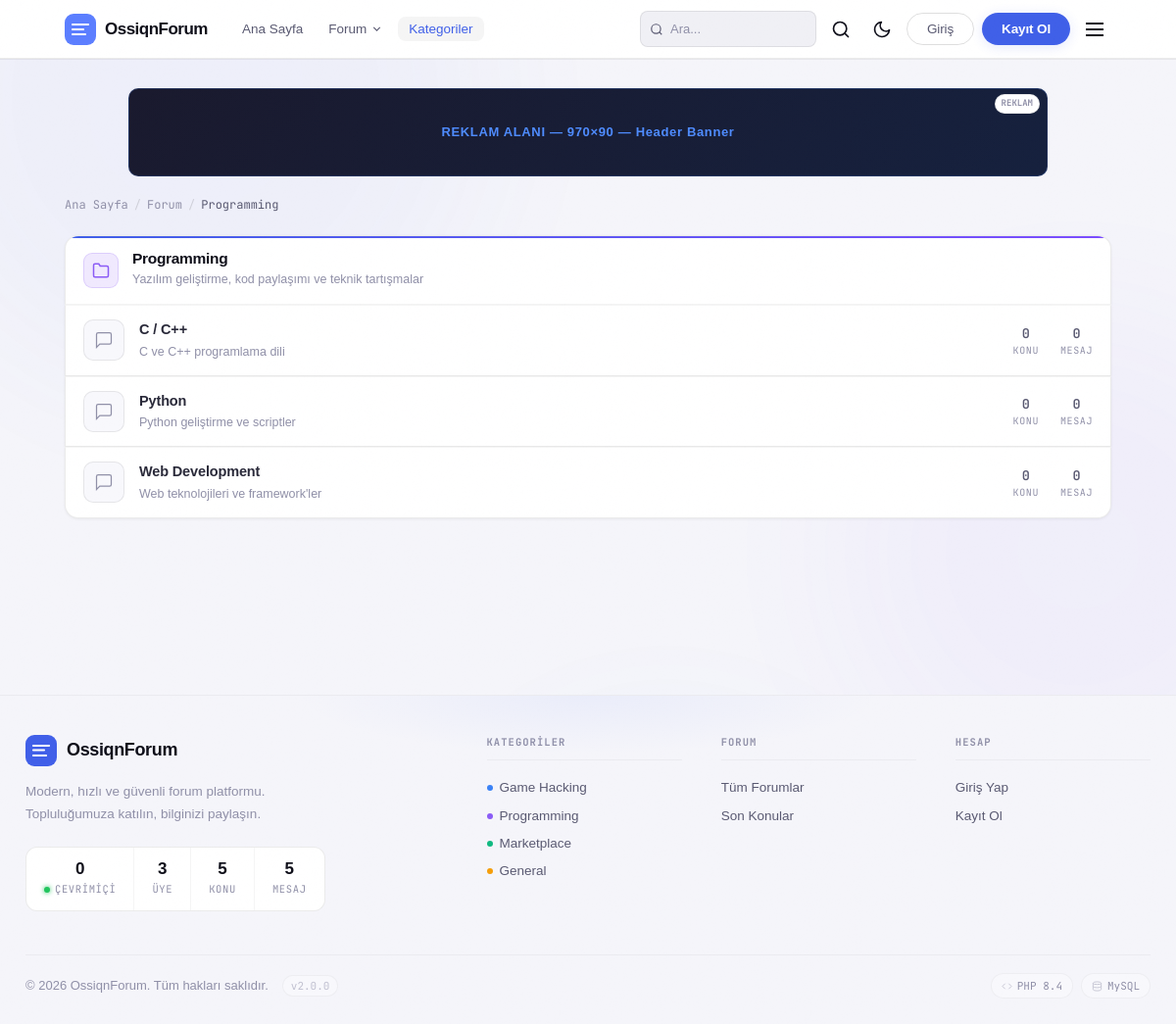
The app's page /forum.php?cat=programming with its own data.
### tables this page shows
CREATE TABLE IF NOT EXISTS `advertisements` (
  `id` int(11) NOT NULL AUTO_INCREMENT,
  `title` varchar(255) NOT NULL,
  `position` varchar(50) NOT NULL,
  `type` enum('code','image','text') NOT NULL DEFAULT 'code',
  `image_url` varchar(255) DEFAULT NULL,
  `link_url` varchar(255) DEFAULT NULL,
  `html_code` text DEFAULT NULL,
  `alt_text` varchar(255) DEFAULT NULL,
  `starts_at` datetime DEFAULT NULL,
  `ends_at` datetime DEFAULT NULL,
  `is_active` tinyint(1) NOT NULL DEFAULT 1,
  `created_by` int(11) NOT NULL,
  `created_at` timestamp NULL DEFAULT current_timestamp(),
  PRIMARY KEY (`id`)
);

CREATE TABLE categories (
    id INT AUTO_INCREMENT PRIMARY KEY,
    name VARCHAR(100) NOT NULL,
    slug VARCHAR(100) UNIQUE NOT NULL,
    description TEXT DEFAULT NULL,
    icon VARCHAR(50) DEFAULT 'folder',
    color VARCHAR(20) DEFAULT '#3b82f6',
    display_order INT DEFAULT 0,
    is_active TINYINT(1) DEFAULT 1,
    created_at TIMESTAMP DEFAULT CURRENT_TIMESTAMP
);

CREATE TABLE forums (
    id INT AUTO_INCREMENT PRIMARY KEY,
    category_id INT NOT NULL,
    name VARCHAR(100) NOT NULL,
    slug VARCHAR(100) UNIQUE NOT NULL,
    description TEXT DEFAULT NULL,
    display_order INT DEFAULT 0,
    thread_count INT DEFAULT 0,
    post_count INT DEFAULT 0,
    last_post_id INT DEFAULT NULL,
    is_active TINYINT(1) DEFAULT 1,
    created_at TIMESTAMP DEFAULT CURRENT_TIMESTAMP,
    FOREIGN KEY (category_id) REFERENCES categories(id) ON DELETE CASCADE
);

### forum.php (the view, shortened to what the rows shown need)
<?php
require_once 'includes/functions.php';
$catSlug = $_GET['cat'] ?? null;
$forumSlug = $_GET['forum'] ?? null;
$page = max(1, (int)($_GET['page'] ?? 1));
if ($forumSlug) {
    $forum = db()->fetchOne("SELECT f.*, c.name as cat_name, c.slug as cat_slug, c.color as cat_color FROM forums f JOIN categories c ON c.id = f.category_id WHERE f.slug = ? AND f.is_active = 1", [$forumSlug], 's');
    if (!$forum) { header('Location: ' . SITE_URL . '/forum.php'); exit; }
    $pageTitle = $forum['name'];
    $filterSql = "SELECT t.*, u.username, u.avatar, u.role, lpu.username as last_post_user FROM threads t JOIN users u ON u.id = t.user_id LEFT JOIN posts lp ON lp.id = t.last_post_id LEFT JOIN users lpu ON lpu.id = lp.user_id WHERE t.forum_id = ? AND t.is_deleted = 0 ORDER BY t.is_sticky DESC, t.last_post_at DESC";
    $filterParams = [(int)$forum['id']];
    $filterTypes = 'i';
    $data = paginateQuery($filterSql, $filterParams, $filterTypes, $page, THREADS_PER_PAGE);
} elseif ($catSlug) {
    $category = db()->fetchOne("SELECT * FROM categories WHERE slug = ? AND is_active = 1", [$catSlug], 's');
    $forum = null;
    $data = null;
} else {
    $pageTitle = 'Tüm Forumlar';
    $category = null;
    $forum = null;
    $data = null;
}
require_once 'includes/header.php';
$categories = getCategories();
?>
<div style="max-width:1100px;margin:0 auto;padding:20px 16px 60px">
    <nav class="breadcrumb">
        <a href="<?= SITE_URL ?>/index.php">Ana Sayfa</a>
        <span class="breadcrumb-sep">/</span>
        <?php if ($forum): ?>
        <a href="<?= SITE_URL ?>/forum.php?cat=<?= sanitize($forum['cat_slug']) ?>"><?= sanitize($forum['cat_name']) ?></a>
        <span class="breadcrumb-sep">/</span>
        <span class="breadcrumb-current"><?= sanitize($forum['name']) ?></span>
        <?php elseif ($category): ?>
        <a href="<?= SITE_URL ?>/forum.php">Forum</a>
        <span class="breadcrumb-sep">/</span>
        <span class="breadcrumb-current"><?= sanitize($category['name']) ?></span>
        <?php else: ?>
        <span class="breadcrumb-current">Forum</span>
        <?php endif; ?>
    </nav>
    <?php if ($forum && $data): ?>
    <div class="section-header mb-6">
        <div>
            <h1 class="text-2xl font-bold text-white mb-1"><?= sanitize($forum['name']) ?></h1>
            <?php if ($forum['description']): ?>
            <p class="text-gray-400 text-sm"><?= sanitize($forum['description']) ?></p>
            <?php endif; ?>
        </div>
        <div style="display:flex;align-items:center;gap:12px">
            <span class="stat-pill">
                <svg width="14" height="14" viewBox="0 0 24 24" fill="none" stroke="currentColor" stroke-width="2"><path d="M21 15a2 2 0 0 1-2 2H7l-4 4V5a2 2 0 0 1 2-2h14a2 2 0 0 1 2 2z"/></svg>
                <?= formatNumber($forum['thread_count']) ?> Konu
            </span>
            <?php if (isLoggedIn()): ?>
            <a href="<?= SITE_URL ?>/new-thread.php?forum=<?= sanitize($forum['slug']) ?>" class="btn-primary">
                <svg width="16" height="16" viewBox="0 0 24 24" fill="none" stroke="currentColor" stroke-width="2"><line x1="12" y1="5" x2="12" y2="19"/><line x1="5" y1="12" x2="19" y2="12"/></svg>
                Yeni Konu
            </a>
            <?php endif; ?>
        </div>
    </div>
    <?php if (empty($data['items'])): ?>
    <div class="empty-state card">
        <svg width="48" height="48" viewBox="0 0 24 24" fill="none" stroke="currentColor" stroke-width="1" class="mx-auto mb-4 text-gray-600"><path d="M21 15a2 2 0 0 1-2 2H7l-4 4V5a2 2 0 0 1 2-2h14a2 2 0 0 1 2 2z"/></svg>
        <h3>Henüz konu yok</h3>
        <p class="text-sm mb-4">İlk konuyu açan sen ol!</p>
        <?php if (isLoggedIn()): ?>
        <a href="<?= SITE_URL ?>/new-thread.php?forum=<?= sanitize($forum['slug']) ?>" class="btn-primary">Konu Aç</a>
        <?php endif; ?>
    </div>
    <?php else: ?>
    <div class="bg-surface border border-surface-50 rounded-t-xl">
        <div class="flex items-center px-5 py-3 text-xs font-semibold uppercase tracking-wider text-gray-500 border-b border-surface-50">
            <span class="flex-1">Konu</span>
            <span class="w-20 text-center hidden md:block">Cevap</span>
            <span class="w-20 text-center hidden md:block">Görüntü</span>
            <span class="w-36 text-right hidden lg:block">Son Mesaj</span>
        </div>
    </div>
    <?php foreach ($data['items'] as $thread): ?>
    <div class="thread-row <?= $thread['is_sticky'] ? 'sticky' : '' ?>" onclick="window.location='<?= SITE_URL ?>/thread.php?id=<?= (int)$thread['id'] ?>';" style="cursor:pointer">
        <img src="<?= getAvatar($thread) ?>" alt="" class="thread-avatar">
        <div style="flex:1;min-width:0">
            <a href="<?= SITE_URL ?>/thread.php?id=<?= (int)$thread['id'] ?>" class="thread-title" onclick="event.stopPropagation()">
                <?= sanitize($thread['title']) ?>
            </a>
            <div class="thread-badges">
                <?php if ($thread['is_sticky']): ?>
                <span class="badge badge-sticky">
                    <svg width="10" height="10" viewBox="0 0 24 24" fill="none" stroke="currentColor" stroke-width="2"><line x1="12" y1="17" x2="12" y2="22"/><path d="M5 17H19V13L17 7H7L5 13Z"/><line x1="12" y1="2" x2="12" y2="7"/></svg>
                    Sabit
                </span>
                <?php endif; ?>
                <?php if ($thread['is_locked']): ?>
                <span class="badge badge-locked">
                    <svg width="10" height="10" viewBox="0 0 24 24" fill="none" stroke="currentColor" stroke-width="2"><rect x="3" y="11" width="18" height="11" rx="2"/><path d="M7 11V7a5 5 0 0 1 10 0v4"/></svg>
                    Kilitli
                </span>
                <?php endif; ?>
                <?php if ($thread['reply_count'] > 50): ?>
                <span class="badge badge-hot">Popüler</span>
                <?php endif; ?>
            </div>
            <div class="thread-meta">
                <a href="<?= SITE_URL ?>/profile.php?u=<?= urlencode($thread['username']) ?>" class="hover:text-primary-light" onclick="event.stopPropagation()">
                    <?= sanitize($thread['username']) ?>
                </a>
                &bull; <?= timeAgo($thread['created_at']) ?>
            </div>
        </div>
        <div class="thread-counts">
            <div class="thread-count-item">
                <div class="thread-count-value"><?= formatNumber($thread['reply_count']) ?></div>
                <div class="thread-count-label">Cevap</div>
            </div>
            <div class="thread-count-item hidden md:block">
                <div class="thread-count-value"><?= formatNumber($thread['view_count']) ?></div>
                <div class="thread-count-label">Görüntü</div>
            </div>
        </div>
        <?php if ($thread['last_post_user']): ?>
        <div class="thread-last hidden lg:block">
            <div class="last-user"><?= sanitize($thread['last_post_user']) ?></div>
            <div class="last-time"><?= timeAgo($thread['last_post_at']) ?></div>
        </div>
        <?php endif; ?>
    </div>
    <?php endforeach; ?>
    <?php if ($data['pages'] > 1): ?>
    <div class="pagination">
        <?php if ($data['current'] > 1): ?>
        <a href="?forum=<?= sanitize($forumSlug) ?>&page=<?= $data['current'] - 1 ?>" class="page-btn">
            <svg width="16" height="16" viewBox="0 0 24 24" fill="none" stroke="currentColor" stroke-width="2"><polyline points="15 18 9 12 15 6"/></svg>
        </a>
        <?php endif; ?>
        <?php for ($i = max(1, $data['current']-2); $i <= min($data['pages'], $data['current']+2); $i++): ?>
        <a href="?forum=<?= sanitize($forumSlug) ?>&page=<?= $i ?>" class="page-btn <?= $i === $data['current'] ? 'active' : '' ?>"><?= $i ?></a>
        <?php endfor; ?>
        <?php if ($data['current'] < $data['pages']): ?>
        <a href="?forum=<?= sanitize($forumSlug) ?>&page=<?= $data['current'] + 1 ?>" class="page-btn">
            <svg width="16" height="16" viewBox="0 0 24 24" fill="none" stroke="currentColor" stroke-width="2"><polyline points="9 18 15 12 9 6"/></svg>
        </a>
        <?php endif; ?>
    </div>
    <?php endif; ?>
    <?php endif; ?>
    <?php else: ?>
    <?php
    $displayCats = $category ? [$category] : $categories;
    foreach ($displayCats as $cat):
        $forums = getForumsByCategory($cat['id']);
    ?>
    <div class="category-section mb-10">
        <div class="category-header">
            <div class="category-icon" style="background:<?= sanitize($cat['color']) ?>22; border: 1px solid <?= sanitize($cat['color']) ?>33;">
                <svg width="18" height="18" viewBox="0 0 24 24" fill="none" stroke="<?= sanitize($cat['color']) ?>" stroke-width="2"><path d="M22 19a2 2 0 0 1-2 2H4a2 2 0 0 1-2-2V5a2 2 0 0 1 2-2h5l2 3h9a2 2 0 0 1 2 2z"/></svg>
            </div>
            <div>
                <h2 class="category-title">
                    <a href="?cat=<?= sanitize($cat['slug']) ?>" class="hover:text-primary-light transition-colors"><?= sanitize($cat['name']) ?></a>
                </h2>
                <?php if ($cat['description']): ?>
                <p class="category-desc"><?= sanitize($cat['description']) ?></p>
                <?php endif; ?>
            </div>
        </div>
        <?php foreach ($forums as $fr): ?>
        <a href="?forum=<?= sanitize($fr['slug']) ?>" class="forum-row">
            <div class="forum-icon">
                <svg width="20" height="20" viewBox="0 0 24 24" fill="none" stroke="currentColor" stroke-width="1.5"><path d="M21 15a2 2 0 0 1-2 2H7l-4 4V5a2 2 0 0 1 2-2h14a2 2 0 0 1 2 2z"/></svg>
            </div>
            <div style="flex:1;min-width:0">
                <div class="forum-name"><?= sanitize($fr['name']) ?></div>
                <?php if ($fr['description']): ?>
                <div class="forum-desc"><?= sanitize($fr['description']) ?></div>
                <?php endif; ?>
            </div>
            <div class="forum-stats">
                <div class="forum-stat-item">
                    <div class="forum-stat-value"><?= formatNumber($fr['thread_count']) ?></div>
                    <div class="forum-stat-label">Konu</div>
                </div>
                <div class="forum-stat-item">
                    <div class="forum-stat-value"><?= formatNumber($fr['post_count']) ?></div>
                    <div class="forum-stat-label">Mesaj</div>
                </div>
            </div>
        </a>
        <?php endforeach; ?>
    </div>
    <?php endforeach; ?>
    <?php endif; ?>
</div>
<?php require_once 'includes/footer.php'; ?>

### includes/header.php (shortened to what the rows shown need)
<?php
require_once __DIR__ . '/../includes/functions.php';
$categories = getCategories();
$userTheme = getUserTheme();
?>
<!DOCTYPE html>
<html lang="tr" data-theme="<?= $userTheme ?>">
<head>
    <link href="https://api.fontshare.com/v2/css?f[]=clash-display@400,500,600,700&f[]=satoshi@400,500,600,700&display=swap" rel="stylesheet">
    <script src="https://cdn.tailwindcss.com"></script>
    <link rel="stylesheet" href="<?= SITE_URL ?>/assets/css/main.css">
</head>
<body>
<div id="app-wrapper">
<div style="padding-top:75px">
<?php
$headerAd = null;
try {
    $headerAd = db()->fetchOne("SELECT * FROM advertisements WHERE position = 'header_banner' AND is_active = 1 AND (starts_at IS NULL OR starts_at <= NOW()) AND (ends_at IS NULL OR ends_at >= NOW()) ORDER BY id DESC LIMIT 1");
} catch(Exception $e) {}
if ($headerAd):
    $adHtml = '';
    if ($headerAd['type'] === 'image' && !empty($headerAd['image_url'])) {
        $link = !empty($headerAd['link_url']) ? sanitize($headerAd['link_url']) : '#';
        $adHtml = '<a href="'.$link.'" target="_blank" rel="nofollow"><img src="'.sanitize($headerAd['image_url']).'" style="width:100%;border-radius:10px;display:block;" alt="Reklam"></a>';
    } else {
        $adHtml = $headerAd['html_code'];
    }
?>
<div style="max-width:970px;margin:0 auto;padding:15px 16px 0">
    <div style="position:relative">
        <span style="position:absolute;top:6px;right:8px;background:var(--bg-surface);color:var(--ink-3);font-size:9px;font-weight:700;font-family:'JetBrains Mono',monospace;padding:2px 6px;border-radius:999px;border:1px solid var(--border-1);z-index:10;pointer-events:none;">REKLAM</span>
        <?= $adHtml ?>
    </div>
</div>
<?php endif; ?>

### includes/footer.php (shortened to what the rows shown need)
<?php
$fCats  = getCategories();
?>
</div>
<footer style="position:relative;margin-top:80px;border-top:1px solid var(--border-0);background:var(--bg-canvas);overflow:hidden">
    <div style="max-width:1180px;margin:0 auto;padding:40px 16px 0">
        <div style="display:grid;grid-template-columns:minmax(0,1.2fr) minmax(0,2fr);gap:64px;padding-bottom:44px;border-bottom:1px solid var(--border-0)">
            <div style="display:grid;grid-template-columns:repeat(3,1fr);gap:40px">
                <div>
                    <div style="font-family:'JetBrains Mono',monospace;font-size:10.5px;font-weight:700;text-transform:uppercase;letter-spacing:.1em;color:var(--ink-3);margin-bottom:14px;padding-bottom:10px;border-bottom:1px solid var(--border-0)">Kategoriler</div>
                    <?php foreach ($fCats as $cat): ?>
                    <a href="<?= SITE_URL ?>/forum.php?cat=<?= sanitize($cat['slug']) ?>" style="display:flex;align-items:center;gap:7px;font-size:13.5px;color:var(--ink-2);text-decoration:none;padding:4px 0;font-weight:500;transition:color .15s" onmouseover="this.style.color='var(--ink-0)';this.style.transform='translateX(3px)'" onmouseout="this.style.color='var(--ink-2)';this.style.transform='translateX(0)'">
                        <span style="width:6px;height:6px;border-radius:50%;flex-shrink:0;background:<?= sanitize($cat['color']) ?>"></span>
                        <?= sanitize($cat['name']) ?>
                    </a>
                    <?php endforeach; ?>
                </div>
            </div>
        </div>
    </div>
</footer>
</div>
</body>
</html>

### records on screen
advertisements: html_code "REKLAM ALANI — 970×90 — Header Banner"
categories: name "Programming", description "Yazılım geliştirme, kod paylaşımı ve teknik tartışmalar"
forums: name "C / C++", description "C ve C++ programlama dili", thread_count "0", post_count "0"
forums: name "Python", description "Python geliştirme ve scriptler", thread_count "0", post_count "0"
forums: name "Web Development", description "Web teknolojileri ve framework'ler", thread_count "0", post_count "0"
categories: name "Game Hacking"
categories: name "Marketplace"
categories: name "General"

### other values on screen
SITE_NAME "OssiqnForum"
formatNumber($val) "0"
$lbl "ÇEVRIMIÇI"
formatNumber($val) "3"
$lbl "ÜYE"
formatNumber($val) "5"
$lbl "KONU"
$lbl "MESAJ"
$lbl "Tüm Forumlar"
$lbl "Son Konular"
SITE_VERSION "2.0.0"
PHP_MAJOR_VERSION "8"
PHP_MINOR_VERSION "4"
